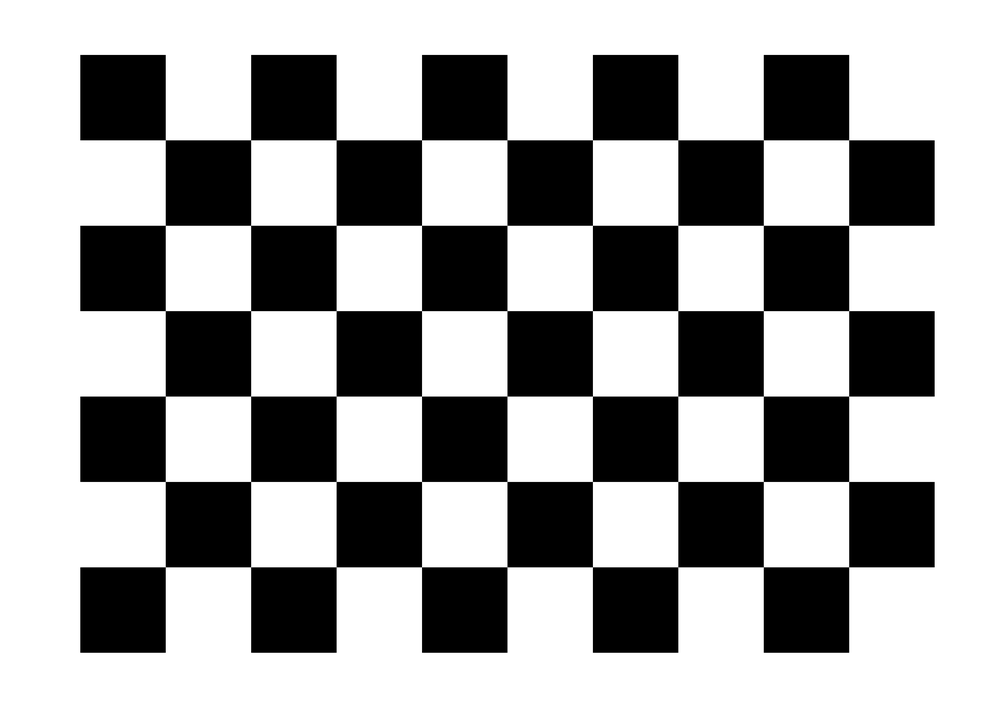
#> input picture Utilities/camera callibration chessboard.png, 999 x 706 px, shrunk from 3508 x 2480 before the run
$ python -i FRCVisionBase.py   (imports and definitions only)   (older library calls are emulated)
#> lines starting #> are read from the running program, lines starting #| are printed output that depends on the picture; after the words box and inside, x2 and y2 are one past the last pixel; in counts of white or black regions, pixels touching at a corner belong together
#> further down, picture is the input picture: shape (706, 999, 3); min 0, max 255, mean 162.7
##################################################################
#                                                                #
#                   FRC Vision Library Base                      #
#                                                                #
#  This class is a base class for all FRC game specific vision   #
#  libraries.  The base class provides methods which are common  #
#  to all game object identification tasks.                      #
#                                                                #
#  @Version: 1.0                                                 #
#  @Created: 2023-1-29                                            #
#  @Author: Team 4121                                            #
#                                                                #
##################################################################

'''FRC Vision Base Class - Provides common vision processing for game elements'''

# Module Imports
import cv2 as cv
import numpy as np
import math
from threading import Thread


class FoundObject:

    # initialize FoundObject, with unused fields defaulting to None
    # ty, x, and y are mandatory
    # all other parameters must be named
    # [27 lines left out: functions __init__, __str__, not called in this run]


# Define the class
class VisionBase:

    # Define class fields
    config = {}
    warned = set()
    init = False

    # Class Initialization method
    # Reads the contents of the supplied vision settings file
    def __init__(self):

        self.data = []
        self.isFinished = 0


    # Read vision settings file
    # [98 lines left out: functions read_vision_file, cfg, process_image_contours, not called in this run]


    # Define basic image processing method for edge detection
    def process_image_edges(self, imgRaw):

        # Blur image to remove noise
        blur = cv.GaussianBlur(imgRaw, (13, 13), 0)
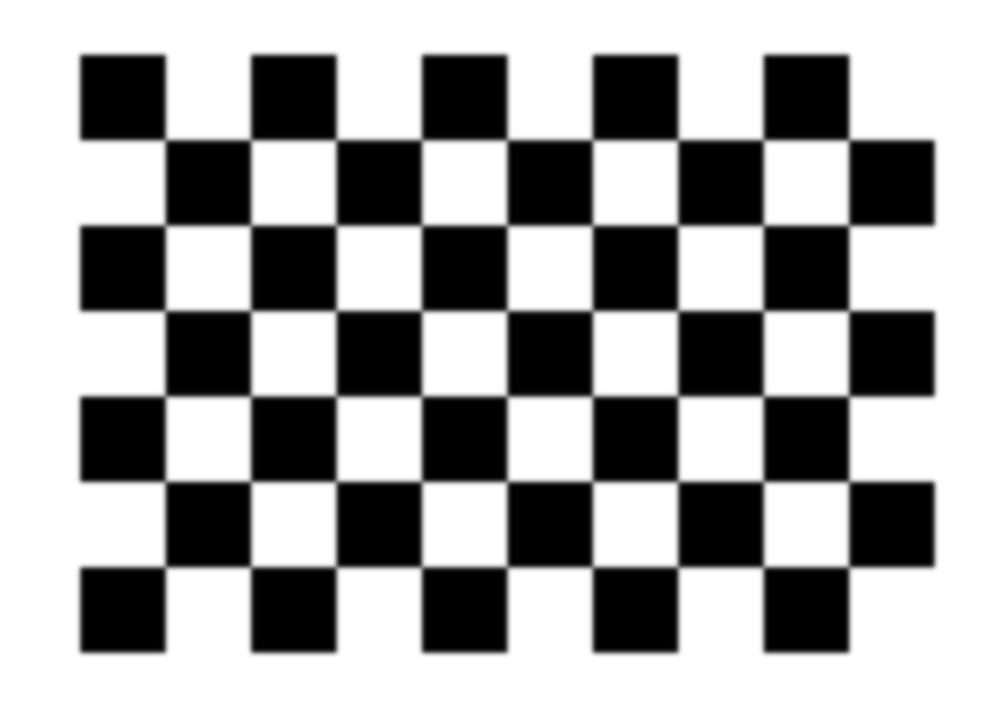
#> blur: shape (706, 999, 3); min 0, max 255, mean 162.7

        # Convert from BGR to HSV colorspace
        hsv = cv.cvtColor(blur, cv.COLOR_BGR2HSV)
#> hsv: shape (706, 999, 3); mean H, S, V 0, 0, 162.7

        # Detect edges
        edges = cv.Canny(hsv, 35, 125)
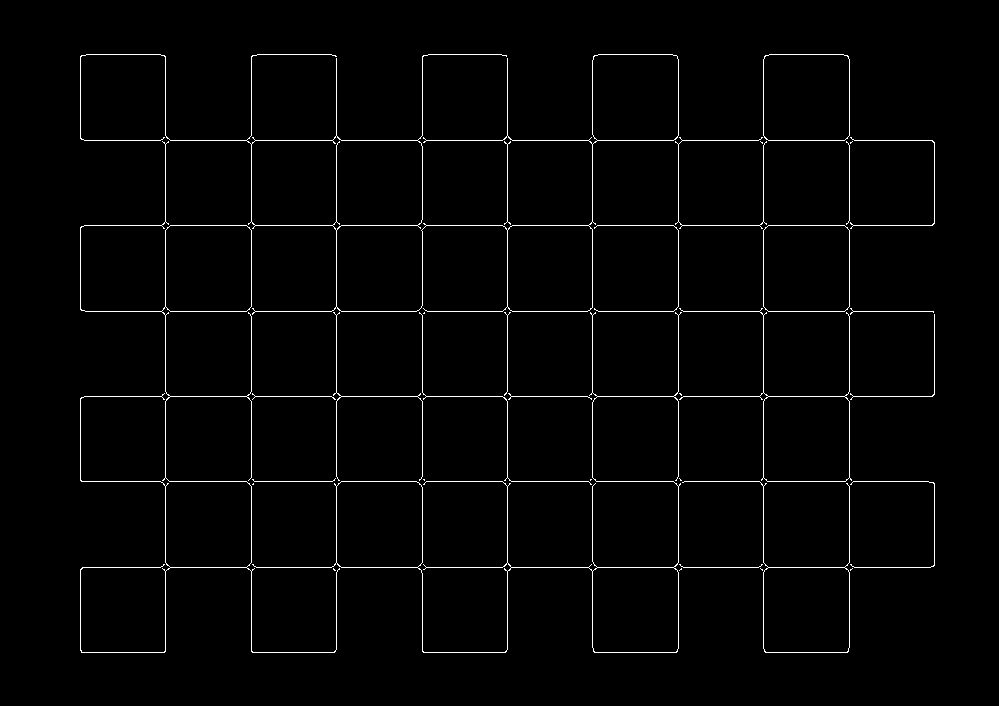
#> edges: shape (706, 999); 1.7% white in thin lines or dots, all inside (x1, y1, x2, y2) = (80, 54, 935, 653)

        # Find contours using edges
        _, contours, _ = cv.findContours(edges, cv.RETR_EXTERNAL, cv.CHAIN_APPROX_SIMPLE)
#> contours = 34 contours, 27 with area under 20; largest, box (x1, y1, x2, y2) and area: (80, 54, 679, 315) 29204, (252, 312, 682, 653) 14660, (80, 141, 340, 653) 7386, (763, 54, 850, 141) 7355, (763, 225, 850, 312) 7348, (682, 481, 850, 653) 7284, (679, 308, 852, 482) 7284

        return contours


    # Method for finding game objects
    # Generic method which will be overidden by child classes
    def find_objects(self, imgRaw, cameraWidth, cameraHeight, cameraFOV):

        pass

    # [14 lines left out: functions _update, find_objects_threaded, not called in this run]

>>> import cv2
>>> picture = cv2.imread('../Utilities/camera callibration chessboard.png')
>>> result = VisionBase().process_image_edges(picture)
#> result has the same summary as contours in process_image_edges
